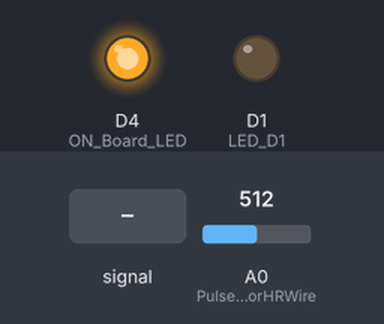
Bench run of a sketch on a simulated ESP8266 (NodeMCU). On the bench: output pins drawn as LEDs (lit = HIGH). Dashed ring = blinking. The test bench sets the inputs (shaded band); at power-on: A0 (PulseSensorHRWire) = 512. WiFi joins after 1.5 s; servers stay silent unless stated; what the sketch prints to the serial monitor is not drawn.

Above: at 3.2 s.
3.3 s: A0 (PulseSensorHRWire) fed a 200 Hz sine of ±255 counts around its level
At 6.2 s:
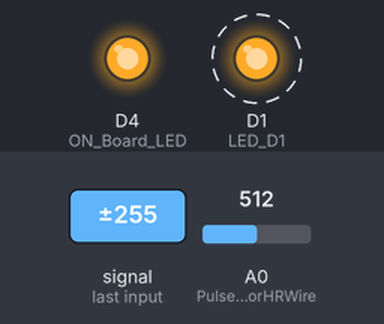
6.3 s: A0 (PulseSensorHRWire) set to 610
At 7.4 s:
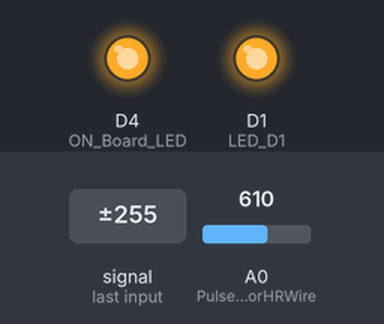
7.8 s: A0 (PulseSensorHRWire) set to 589
At 8.3 s:
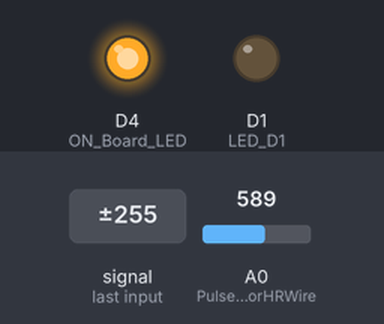
10.8 s: A0 (PulseSensorHRWire) set to 716
At 11.8 s:
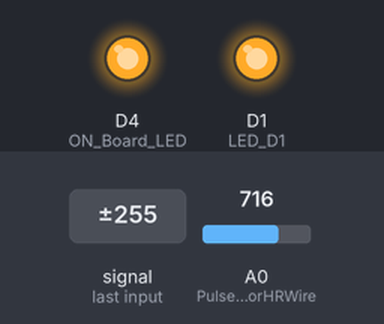
Timing chart, 0 to 13.3 s (numbered marks = the images above; inputs shaded):
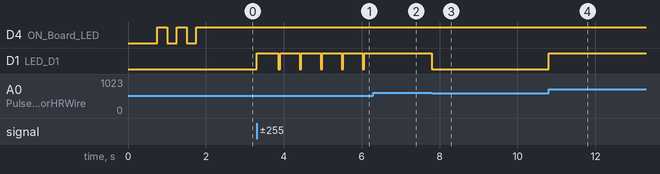

The sketch:

dem_nhip_tim.ino
```cpp
#include <ESP8266WiFi.h> //--> khai báo thư viện wifi, cả station mode và access point
#include <WiFiClient.h> //--> khai báo thư viện wificilent
#include <ESP8266WebServer.h> //--> khai báo thư viện webserver

//----------------------------------------

#include "index.h" // -->khai báo thêm trang đính kèm, đọc dữ liệu bên index.html, webpage dạng tĩnh

#define ON_Board_LED 2  // --> khởi tạo hằng số kết nối led trên mạch là chân D4 (GPIO2 = D4), được sử dụng để báo quá trình kết nối tới wifi.


//---------------------------------------- tên wifi và mật khẩu sẽ kết nối
const char* ssid = "utpLink";  //--> tên wifi được sử dụng, ở đây mình sẽ lấy chính lap thành ap( access point ) --> trạm phát sóng wifi.
const char* password = "12345678"; //--> mật khẩu wifi được sử dụng
//----------------------------------------

ESP8266WebServer server(80);  //--> Server trên port = 80

unsigned long previousMillisGetHR = 0; // khai báo biến previousMillisGetHR để lưu trữ lần cuối cùng nhịp tim đập
unsigned long previousMillisHR = 0; //khai báo biến previousMillisHR để lấy giá trị cuối cùng của BPM
const long intervalGetHR = 10; // khai báo biến intervalGetHR để đưa ra khoảng thời gian đọc nhịp tim đập = 10ms.
const long intervalHR = 10000; // khai báo biến intervalHR = 10000 để đưa ra khoảng thời gian tính toán và lấy giá trị BPM thực tế, 10000 = 10s.

const int PulseSensorHRWire = A0; //khai báo hằng PulseSensorHRWire(cảm biến nhịp tim) là chân A0 trên bo mạch
const int LED_D1 = D1; //khai báo hằng LED_D1 là chân D1 trên bo mạch, led này biểu thị nhịp tim đập / giây.
int Threshold = 600; //khai báo biến Thresold để lấy giá trị ngưỡng = 600, khi cảm biến nhịp tim đọc được giá trị trên 600 thì sẽ tính là nhịp, còn nếu dưới 600 thì sẽ không tính


int cntHB = 0; //-->  khai báo biến cntHB để đếm được số nhịp tim đập.
boolean ThresholdStat = true; //--> khai báo kiểu bool ThresholdStat = true để tính toán nhịp tim đập,
int BPMval = 0; //--> biến để giữ kết quả tính toán nhịp tim


//--------------------------------------------------------------------------------void handleRoot()
//  chương trình dưới được chạy khi IP kết nối của nodemcu esp12E được mở ra trên các trình duyệt web
void handleRoot()
{
 String s = MAIN_page;
 server.send(200, "text/html", s  ); // khi IP kết nối của nodemcu esp12E được mở ra trên trình duyệt web thì esp8266 sẽ gửi dữ liệu lên máy khách và trình duyệt được mở sẽ đọc file Index.h với hằng được khai báo ở file là MAIN_page, với tốc độ là 200millis
}


//--------------------------------------------------------------------------------

//--------------------------------------------------------------------------------void handleHeartRate()
// chương trình dưới sẽ được chạy sẽ được chạy khi trình duyệt(máy khách) đã kết nối thành công đến máy chủ(bo esp8266)
// --> chương trình sẽ hiển thị ra giá trị BMP và gửi cho máy khách
void handleHeartRate() {
  digitalWrite(ON_Board_LED, LOW); // biến được khai báo từ đầu D4, khi kết nối được với máy khách và kết nối được với webpage "ON_Board_LED" sẽ đưa về  mức 0, bật LED.
  String BPMvalSend = String(BPMval); // khởi tạo ra chuỗi BMPvalSend = BMPval(biến giữ kết quả tính toán nhịp tim) --> giá trị gửi lên webpage = giá trị thực ở esp8266
  server.send(200, "text/plane", BPMvalSend);
  //gửi dữ liệu của máy chủ lên máy khách với dữ liệu được gửi là BMPvalSend(được khai báo ở dòng trên = biến đễ giữ kết quả tính toán nhịp tim)
  //text/plain --> gửi giá trị ADC với phương thức ajax, ADC --> analog to digital converted, đọc giá trị analog từ cổng A0 đã được khởi tạo và truyền đi với dữ liệu digital.
  //tốc độ truyền 200millis
  digitalWrite(ON_Board_LED, HIGH); // tắt LED bởi vì đã kết nối được với trình duyệt.
}
//--------------------------------------------------------------------------------

//--------------------------------------------------------------------------------void GetHeartRate()

// chương trình con để đọc nhịp tim và tính toán để có giá trị BMP, nhận giá trị BMP dựa trên nhịp chỉ số nhịp tim sau 10 giây.
void GetHeartRate() {

  unsigned long currentMillisGetHR = millis(); //  khai báo biến currentMillisGetHR giá trị đọc nhịp tim hiện tại

  if (currentMillisGetHR - previousMillisGetHR >= intervalGetHR) {//nếu như giá trị đọc hiện tại - giá trị đọc lần cuối >= intervalGetHR(khoảng thời gian nhịp tim đập)
    previousMillisGetHR = currentMillisGetHR;// giá trị đọc lần cuối = giá trị đọc hiện tại

    int PulseSensorHRVal = analogRead(PulseSensorHRWire); // khởi tạo biến PulseSensorHRVal --> lấy và lưu giá trị đọc của biến PulseSensorHRWire trên chân A0 của bo mạch

    if (PulseSensorHRVal > Threshold && ThresholdStat == true) {// nếu như giá trị biến khởi tạo ở trên > giá trị ngưỡng và biến ThresholdStat(lấy giá trị ngưỡng) ==true
      cntHB++; // biến đếm giá trị nhịp tim đập cntHB tăng 1 giá trị
      ThresholdStat = false; // đưa biến lấy giá trị ngưỡng ThresholdStat trở về false
      digitalWrite(LED_D1,HIGH);//đẩy LED_D1, led khai báo ở chân D1 lên high để bật led
      delay(500); // ngắt xung trong 1/2 s.
    }

    if (PulseSensorHRVal < Threshold) { // nếu như giá trị biến PulseSensorHRVal nhỏ hơn giá trị ngưỡng được đặt ra.
      ThresholdStat = true; // biến lấy giá trị ngưỡng ThresholdStat vẫn = true
      digitalWrite(LED_D1,LOW);//LED_D1 = LOW, led khai báo ở chân D1 vẫn tắt
    }
  }
  //----------------------------------------

  //---------------------------------------- chương trình tính toán BMP
  unsigned long currentMillisHR = millis(); //khởi tạo biến currentMillisHR để lấy giá trị thời gian đọc của nhịp tim

  if (currentMillisHR - previousMillisHR >= intervalHR) {// nếu như giá trị thời đọc hiện tại - thời gian đọc lần cuối >= giá trị thời gian để đọc nhịp tim = 10s
    previousMillisHR = currentMillisHR;// giá trị đọc lần cuối(previousMillisHR) = thời gian đọc hiện tại(currentMillisHR)

    BPMval =  cntHB* 6 ; //--> Lấy giá trị đợi để tính được BMP là 10s, nên giá trị BMP = số lần đếm được nhịp đập * 6.

    Serial.print("BPM : "); // in ra màn serial giá trị BMP
    Serial.println(BPMval);// in ra màn serial giá trị BMP

    cntHB = 0;// đưa mạch đếm số lần nhịp đập = 0;
  }
  //----------------------------------------
}
//--------------------------------------------------------------------------------

//--------------------------------------------------------------------------------void setup()
void setup() {


  // put your setup code here, to run once:
  Serial.begin(115200);
  delay(500);

  pinMode(ON_Board_LED,OUTPUT); //-->  để ON_Board_LED là output
  digitalWrite(ON_Board_LED, HIGH); //--> tắt đèn led chân D4.

  pinMode(LED_D1,OUTPUT); //-->  để LED_D1 là output

  WiFi.mode(WIFI_STA);//chế độ WIFI là station mode
  WiFi.begin(ssid, password); //-->  esp8266 kết nối với Wifi
  Serial.println("");

  //----------------------------------------đợi connection, đợi wifi kết nối với esp8266
  Serial.print("Connecting");
  while (WiFi.status() != WL_CONNECTED) { //nếu wifi chưa kết nối được
    Serial.print(".");// in ra "."

    digitalWrite(ON_Board_LED, LOW);
    delay(250);
    digitalWrite(ON_Board_LED, HIGH);
    delay(250);
    //--> nhấp nháy led on board
    //----------------------------------------
  }
  //----------------------------------------
  digitalWrite(ON_Board_LED, HIGH); //--> tắt led khi bo đã kết nối được với wifi
  //---------------------------------------- nếu như kết nối với wifi thành công, địa chỉ ip sẽ được in ra ở serial monitor
  Serial.println("");
  Serial.print("Đã kết nối đến: ");
  Serial.println(ssid);
  Serial.print("Địa chỉ IP: ");
  Serial.println(WiFi.localIP());
  Serial.println();
  //----------------------------------------

  server.on("/", handleRoot); //--> Server.on là đặt chức năng gọi lại hàm, khi máy chủ liên kết với máy khách và khi có một SSE xảy ra (ServerSendEvents) thì trong
  //trường hợp trên hàm handleRoot sẽ được gọi ra với phương thức GET, bất cứ khi nào có sự kiện liên quan đến, thì hàm trên sẽ tìm sự yêu cầu phù hợp với lại yêu cầu và tiếp đến là hàm liên quan
  server.on("/getHeartRate", handleHeartRate);
  // gọi lại hàm handleHeartRate và liên kết qua webpage, sau khi có SeverSendEvent

  server.begin(); //--> Start server. khởi tạo server
  Serial.println("Đã khởi tạo được Webserver");

  Serial.println();
  Serial.println("Đợi 10 giây để có được giá trị BPM");
}
//--------------------------------------------------------------------------------

//--------------------------------------------------------------------------------void loop()
void loop() {


  server.handleClient(); // hàm xử lý các SSE, sever.handCilent sẽ gọi các hàm được thiết lập trong server.on() miễn là có SSE được truyền đến
  GetHeartRate(); // gọi hàm GetHeartRate

}
```

Source omitted: index.h (213995 bytes)

Measured:
- the behaviour switches between 600 and 599 on A0 (PulseSensorHRWire) (found by bisection; images 2 and 3)
- after the input at 3.3 s, D1 (LED_D1): alternates HIGH for 0.50 s and LOW for 0.04 s, starting at once
- after the input at 6.3 s, D1 (LED_D1): stops changing and stays HIGH
- after the input at 7.8 s, D1 (LED_D1): HIGH → LOW at once
- after the input at 10.8 s, D1 (LED_D1): LOW → HIGH at once
